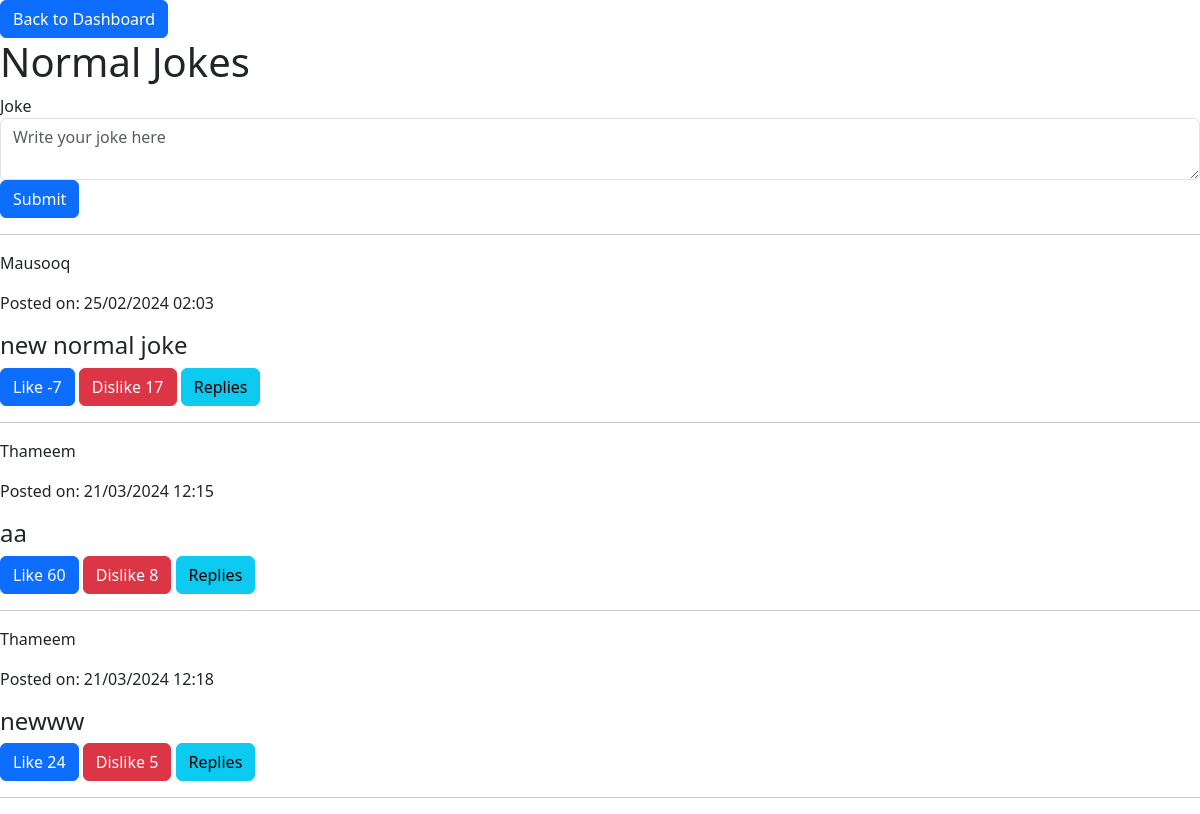
Page /normal_jokes on the earlier database version.
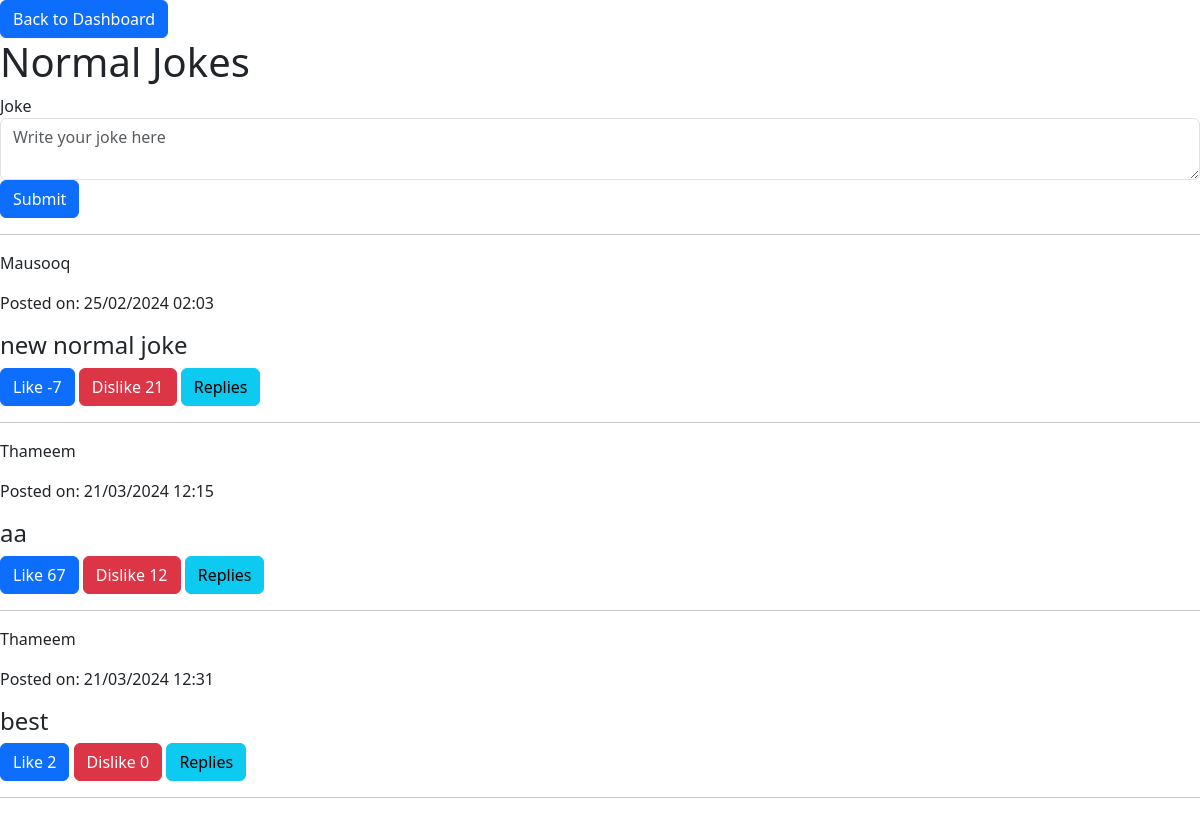
Same page on the later database version.
### app.py (models this page shows)
class NormalJoke(db.Model):
    id = db.Column(db.Integer, primary_key=True)
    user_id = db.Column(db.Integer, db.ForeignKey('user.id'), nullable=False)
    date = db.Column(db.DateTime, nullable=False, default=datetime.utcnow)
    joke = db.Column(db.Text, nullable=False)
    likes = db.Column(db.Integer, default=0)  # Add likes attribute here
    dislikes = db.Column(db.Integer, default=0)  # Add dislikes attribute here
    user = db.relationship('User', backref='normal_jokes')

class User(db.Model, UserMixin):
    id = db.Column(db.Integer, primary_key=True)
    username = db.Column(db.String(20), nullable=False, unique=True)
    email = db.Column(db.String(120), nullable=False, unique=True)
    password = db.Column(db.String(80), nullable=False)

### app.py (the view)
@app.route('/normal_jokes', methods=['GET', 'POST'])
def normal_jokes():
    form = NormalJokeForm()
    if form.validate_on_submit():
        new_joke = NormalJoke(user=current_user, joke=form.joke.data)
        db.session.add(new_joke)
        db.session.commit()
        return redirect(url_for('normal_jokes'))
    jokes = NormalJoke.query.all()
    return render_template('normal_jokes.html', form=form, jokes=jokes)

### app.py
class NormalJokeForm(FlaskForm):
    joke = TextAreaField('Joke', validators=[InputRequired()])
    submit = SubmitField('Submit')

### templates/normal_jokes.html (shortened to what this page needs)
{% extends 'layout.html' %} {% block title %} Normal Jokes {% endblock title %}
{% block body %}
<a href="{{ url_for('dashboard') }}" class="btn btn-primary"
  >Back to Dashboard</a
>
<h1>Normal Jokes</h1>
<form method="POST" action="">
  {{ form.hidden_tag() }} {{ form.joke.label }} {{
  form.joke(class="form-control", placeholder="Write your joke here") }} {{
  form.submit(class="btn btn-primary") }}
</form>
<hr />
{% for joke in jokes %}
<div>
  <p>{{ joke.user.username }}</p>
  <p>Posted on: {{ joke.date.strftime('%d/%m/%Y %H:%M') }}</p>
  <h4>{{ joke.joke }}</h4>
  <form
    id="like-form-{{ joke.id }}"
    action="{{ url_for('like_joke', joke_id=joke.id) }}"
    method="post"
    style="display: inline"
  >
    <button
      type="button"
      class="btn btn-primary like-btn"
      data-joke-id="{{ joke.id }}"
    >
      Like <span class="like-count">{{ joke.likes }}</span>
    </button>
  </form>
  <form
    id="dislike-form-{{ joke.id }}"
    action="{{ url_for('dislike_joke', joke_id=joke.id) }}"
    method="post"
    style="display: inline"
  >
    <button
      type="button"
      class="btn btn-danger dislike-btn"
      data-joke-id="{{ joke.id }}"
    >
      Dislike <span class="dislike-count">{{ joke.dislikes }}</span>
    </button>
  </form>
  <a href="{{ url_for('reply_joke', joke_id=joke.id) }}" class="btn btn-info"
    >Replies</a
  >
  <hr />
</div>
{% endfor %} {% endblock body %}

### templates/layout.html (shortened to what this page needs)
<!DOCTYPE html>
<html lang="en">
  <head>
    <link
      rel="stylesheet"
      href="{{url_for('static',filename='css/style.css')}}"
    />
    <link
      rel="stylesheet"
      href="{{url_for('static',filename='css/form.css')}}"
    />
    <link
      rel="stylesheet"
      href="https://maxcdn.bootstrapcdn.com/font-awesome/4.7.0/css/font-awesome.min.css"
    />
    <link
      href="https://cdn.jsdelivr.net/npm/bootstrap@5.3.2/dist/css/bootstrap.min.css"
      rel="stylesheet"
    />
      <link rel="stylesheet" href="css/style.css">
      <link rel="stylesheet" href="path/to/font-awesome/css/font-awesome.min.css">
  </head>
  <body>
    {% block body %} {% endblock body %}
  </body>
</html>

### static/css/form.css (style rules this page uses)
body { background-color: #F3EBF6; font-family: 'Ubuntu', sans-serif; }
a { text-shadow: 0px 0px 3px rgba(117, 117, 117, 0.12); color: #E1BEE7; text-decoration: none; }

Differences in the rows shown:
changed NormalJoke "new normal joke": dislikes "17" → "21"
changed NormalJoke "aa": likes "60" → "67"; dislikes "8" → "12"
changed NormalJoke: date "21/03/2024 12:18" → "21/03/2024 12:31"; joke "newww" → "best"; likes "24" → "2"; dislikes "5" → "0"
